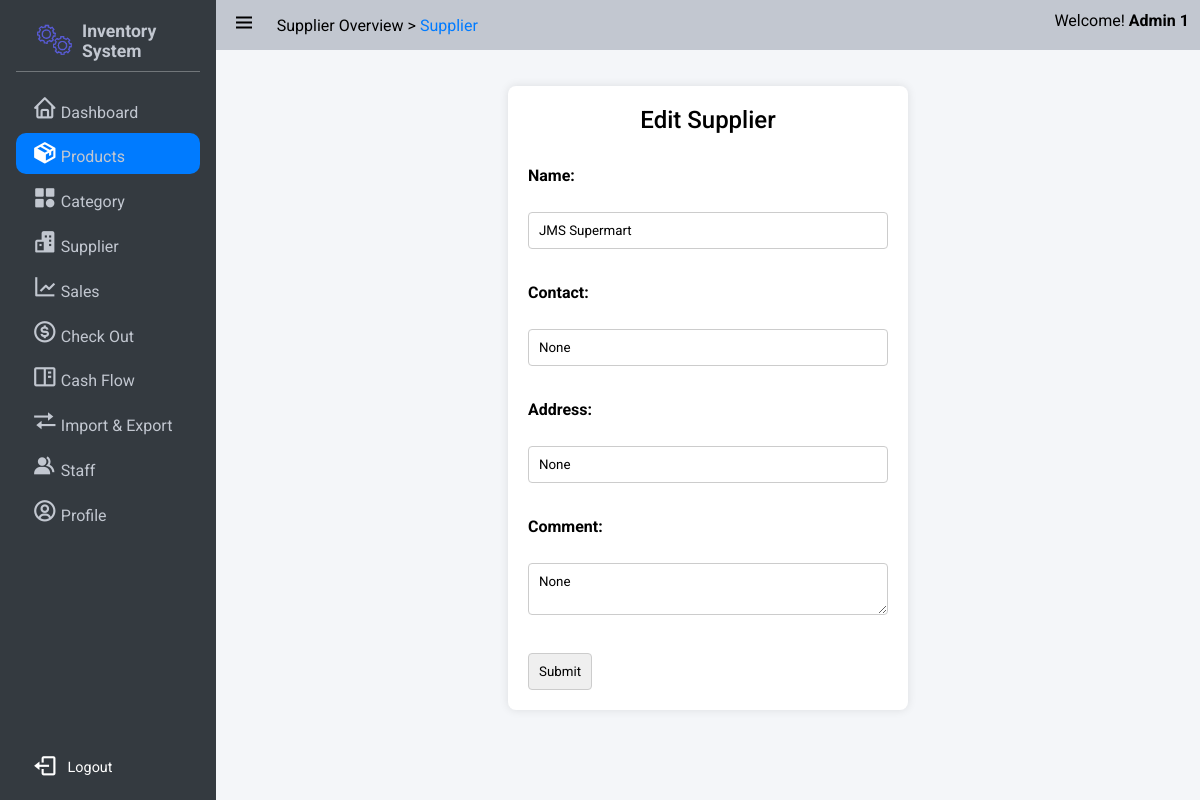
The app's page /suppliers/1 (signed in) with its own data.
### app/models/user.py (models this page shows, shortened)
class Role(db.Model):
    __tablename__ = 'roles'
    id = db.Column(db.Integer(), primary_key=True)
    name = db.Column(db.String(50), unique=True)

class User(UserMixin,db.Model):
    __tablename__ = 'users'
    id = db.Column(db.Integer, primary_key=True)
    StaffID = db.Column(db.String,unique = True)
    First_Name = db.Column(db.String(100, collation='NOCASE'), nullable=False, server_default='')
    Last_Name = db.Column(db.String(100, collation='NOCASE'), nullable=False, server_default='')
    Email = db.Column(db.String(50), unique=True, nullable=False)
    Password = db.Column(db.String(80), nullable=False)
    pins = db.Column(db.Integer)
    roles = db.relationship('Role', secondary='user_roles')
    active = db.Column('is_active', db.Boolean(), nullable=False, server_default='1')
    Email_Confirmed_At = db.Column(db.DateTime())
    Last_Login = db.Column(db.DateTime())

### app/models/supplier.py (models this page shows)
class Supplier(db.Model):
    id = db.Column(db.Integer, primary_key=True)
    Name = db.Column(db.String, nullable=False)
    Contact = db.Column(db.String, nullable=True)
    Address = db.Column(db.String, nullable=True)
    Comment = db.Column(db.String, nullable=True)

### app/supplier/routes.py (the view)
@bp.route('/<int:id>')
@login_required
def get_supplier(id):
    supplier = Supplier.query.get(id)
    return render_template('supplier/detail.html', supplier=supplier)

### app/auth.py (called while the page is built)
@login_manager.user_loader
def load_user(user_id):
    return User.query.get(int(user_id))

### app/templates/supplier/detail.html
{% extends 'base.html' %}
{% block nav_title %} Supplier Overview > <a href="{{url_for('supplier.get_supplier',id = supplier.id)}}">Supplier</a>{% endblock %}
{% block css_style %}
    <link rel="stylesheet" href="{{url_for('static',filename='css/grid.css')}}">
    <link rel="stylesheet" href="{{url_for('static',filename='css/form.css')}}">
{% endblock %}
{% block nav_inventory %}active{% endblock %}
{% block content %}
<div class="form-container">
    <h3>Edit Supplier</h3>
    <form method="POST" action="{{ url_for('supplier.update_supplier',id = supplier.id) }}">
        <label for="name">Name:</label><br>
        <input type="text" id="name" name="name" value="{{ supplier.Name if supplier else '' }}" required><br><br>
        <label for="contact">Contact:</label><br>
        <input type="text" id="contact" name="contact" value="{{ supplier.Contact if supplier else '' }}" required><br><br>
        <label for="address">Address:</label><br>
        <input type="text" id="address" name="address" value="{{ supplier.Address if supplier else '' }}" required><br><br>
        <label for="comment">Comment:</label><br>
        <textarea id="comment" name="comment" cols="4" required>{{ supplier.Comment if supplier else '' }}</textarea><br><br>
        <input type="submit" value="Submit">
    </form>
</div>
{% endblock %}

### app/templates/base.html (shortened to what this page needs)
<!DOCTYPE html>
<html lang="en">
<head>
    <link rel="stylesheet" href="{{url_for('static',filename='css/button.css')}}">
    <link rel="stylesheet" href="{{url_for('static',filename='css/style.css')}}">
    <link rel="stylesheet" href="{{url_for('static',filename='css/responsive.css')}}">
    <link rel="stylesheet" href="{{url_for('static',filename='css/cards.css')}}">
    <link rel="stylesheet" href="{{url_for('static',filename='css/preloader.css')}}">
    <link href='https://unpkg.com/boxicons@2.1.4/css/boxicons.min.css' rel='stylesheet'>
    {% block css_style %}
    {% endblock %}
</head>
<body>
    <div class="wrapper">
        <aside class="opened" id="aside">
            <div class="sidebar">
                <div class="brand-items">
                    <div class="brand-logo">
                        <img src="{{url_for('static',filename='/img/gear-loader.gif')}}" alt="" class="brand-img">
                        <h3>Inventory System</h3>
                    </div>
                </div>
                <div class="menu-bar">
                    <div class="menu">
                        <ul class="menu-links">
                            <li class="menu-link {% block nav_dashboard %}{% endblock %}"><i class='nav-icon bx bx-home'></i><a href="{{ url_for('dashboard') }}">Dashboard</a></li>
                            <li class="menu-link {% block nav_inventory %}{% endblock %}"><i class='nav-icon bx bxs-package'></i><a href="{{ url_for('product.index') }}">Products</a></li>
                            <li class="menu-link {% block nav_category %}{% endblock %}"><i class='nav-icon bx bxs-category' ></i><a href="{{ url_for('category.index') }}">Category</a></li>
                            <li class="menu-link {% block nav_supplier %}{% endblock %}"><i class='nav-icon bx bxs-buildings' ></i><a href="{{ url_for('supplier.index') }}">Supplier</a></li>
                            <li class="menu-link {% block nav_report %}{% endblock %}"><i class='nav-icon bx bx-line-chart' ></i><a href="{{ url_for('sale.sales_index') }}">Sales</a></li>
                            <li class="menu-link {% block nav_checkout %}{% endblock %}"><i class='nav-icon bx bx-dollar-circle' ></i><a href="{{ url_for('sale.show_checkout_page') }}">Check Out</a></li>
                            <li class="menu-link {% block nav_cashflow %}{% endblock %}"><i class='nav-icon bx bx-book-content'></i><a href="{{url_for('cashflow.index')}}">Cash Flow</a></li>
                            <li class="menu-link {% block nav_ImExport %}{% endblock %}"><i class='nav-icon bx bx-transfer'></i><a href="{{url_for('main.imexport_overview')}}">Import & Export</a></li>
                            {% for role in current_user.roles if role.name == 'admin' %}
                                <li class="menu-link {% block nav_staff %}{% endblock %}"><i class='nav-icon bx bxs-group' ></i><a href="{{ url_for('user.index') }}">Staff</a></li>
                            {% endfor %}
                            <li class="menu-link {% block nav_profile %}{% endblock %}"><i class='nav-icon bx bx-user-circle'></i><a href="{{url_for('user.get_staff',id=current_user.id)}}">Profile</a></li>
                        </ul>
                    </div>
                    <div class="bottom-content logout">
                        <div class="flex" style="color: #fff !important;">
                            <i class='bx bx-log-out'></i><a style="color: #fff !important;" href="{{url_for('auth.logout')}}" onclick="return confirm('Log out immediately?')">Logout</a>
                        </div>
                    </div>
                </div>
            </div>
        </aside>
       <div class="main">
            <header class="main-header">
                <div class="left-nav">
                    <div class="menu-burger">
                        <i class='bx bx-menu '></i>
                    </div>
                    <p>{% block nav_title %}{% endblock %}</p>
                </div>
                <div class="right-nav flex flex-center-center">
                    <span>Welcome! <b>{{current_user.Last_Name + ' ' + current_user.First_Name}}</b></span>
                </div>
            </header>
            <div class="main-container">
                    {% block content %} {% endblock %}
            </div>
        </div>
    </div>
    </body>
    </html>

### app/static/css/button.css (style rules this page uses)
:root { --primary-color: #3498db; --secondary-color: #2ecc71; --accent-color: #e74c3c; --background-color: #ecf0f1; --link-color: #2980b9; --border-color: #bdc3c7; --success-color: #27ae60; --warning-color: #f39c12; --error-color: #c0392b; --info-color: #3498db; --dark-color: #34495e; --light-color: #ecf0f1; --gray-color: #7f8c8d; --purple-color: #9b59b6; --pink-color: #e91e63; --teal-color: #009688; --orange-color: #e67e22; --brown-color: #795548; --cyan-color: #00bcd4; --indigo-color: #3f51b5; --lime-color: #cddc39; --amber-color: #ffc107; --deep-purple-color: #673ab7; --deep-orange-color: #ff5722; --light-green-color: #8bc34a; --blue-gray-color: #607d8b; --yellow-color: #ffeb3b; }

### app/static/css/style.css (style rules this page uses)
:root { --text-color:#212529; --text-color-grey:#c2c7d0; --text-color-dark-grey:#898989; --main-color:#007bff; --main-color-hover:#228dff; --white-color:#fff; --bg-color-dark:#343a40; --bg-color-second-light:#dee2e6; --bg-color-light:#f4f6f9; --toggle-color:#ddd; --red-color:#dc3545; --dark-yellow-color:#ffc107; --yellow-color:#ffc107; --sidebar-width:18%; }
* { font-family: 'Roboto', sans-serif; margin: 0; padding: 0; box-sizing: border-box; scrollbar-width: none; }
a { text-decoration: none; color: var(--main-color); }
ul,li { list-style: none; }
img { width: 100%; object-fit: cover; }
body { background-image: url('../img/login_background.jpg'); width: 100%; height: 100%; }
.wrapper { height: 100vh; width: 100vw; display: flex; overflow: hidden; }
input { padding: 10px; box-sizing: border-box; border: 1px solid #ccc; border-radius: 4px; }
aside { position: relative; width: 15px; height: 100vh; background: var(--bg-color-dark); transition: margin-left .3s ease-in-out .3s ease-in-out; overflow-x: hidden; overflow-y: hidden; z-index: 999; color: var(--text-color-grey); transition:width 0.3s linear; }
aside.opened { width: var(--sidebar-width); }
.sidebar { padding: 0.625rem 1rem; height: 100%; }
.sidebar li { margin-bottom: .2rem; padding: .5rem 1rem; align-items: flex-end; display: flex; border-radius: 10px; }
.brand-items { display: flex; align-items: center; justify-content: space-between; padding: 0.5rem 1rem; border-bottom: rgba(255, 255, 255, 0.3) 1px solid ; }
.brand-items img { width: 50px; object-fit: cover; padding: 0 5px 0 0; }
.brand-logo { display: flex; align-items: center; }
.brand-logo h3 { font-size: 1.1rem; }
.menu-bar { height: calc(100% - 4rem); display: flex; flex-direction: column; justify-content: space-between; }
.menu-links { margin-top: 1rem; }
.menu-link.active { background: var(--main-color); color: var(--white-color); transition: .05s ease-in-out .03s; }
.menu-link .nav-icon { text-align: center; margin-right: .2rem; font-size: 1.6rem; width: 1.6rem; }
.menu-link a { color: var(--text-color-grey); }
.bottom-content { display: flex; align-items: center; justify-content: space-between; flex-wrap: nowrap; padding: .2em 1em; font-size: 0.9rem; }
.bottom-content i { font-size: 1.6rem; margin-right: 10px; }
.bottom-content div { display: flex; align-items: center; }
.main { width: calc(100% - var(--sidebar-width)); height: 100%; background: var(--bg-color-light); transition: width .3s ease-in; }
.main-header { position: relative; padding: .7rem .7rem; display: flex; justify-content: space-between; background: var(--text-color-grey); }
.left-nav { display: flex; align-items: center; }
.menu-burger { font-size: 1.8rem; }
.left-nav .menu-burger { padding: 0 0.3rem; margin-right: 1rem; font-size: 1.5rem; cursor: pointer; }
.main-container { padding: 1rem 1rem 4rem 1rem; overflow: scroll; height: 100%; }

### app/static/css/form.css (style rules this page uses)
form { margin: 0; padding: 0; border: 0; }
.form-container { max-width: 400px; margin: 20px auto; padding: 20px; background-color: #ffffff; border-radius: 8px; box-shadow: 0 0 10px rgba(0, 0, 0, 0.1); }
.form-container h3 { font-size: 1.5rem; font-weight: 500; text-align: center; margin-bottom: 2rem; }
form label { display: block; margin-bottom: 8px; font-weight: bold; }
form input[type="text"], form input[type="email"], form input[type="password"], form input[type="number"], form input[type="date"], form select, form textarea { width: 100%; padding: 10px; margin-bottom: 15px; box-sizing: border-box; border: 1px solid #ccc; border-radius: 4px; }

### app/templates/base.html (style rules this page uses)
.logout { padding: .5rem 1rem }

### records on screen
User: Last_Name+First_Name "Admin 1"
Supplier: name "JMS Supermart", contact "None", address "None", comment "None"
